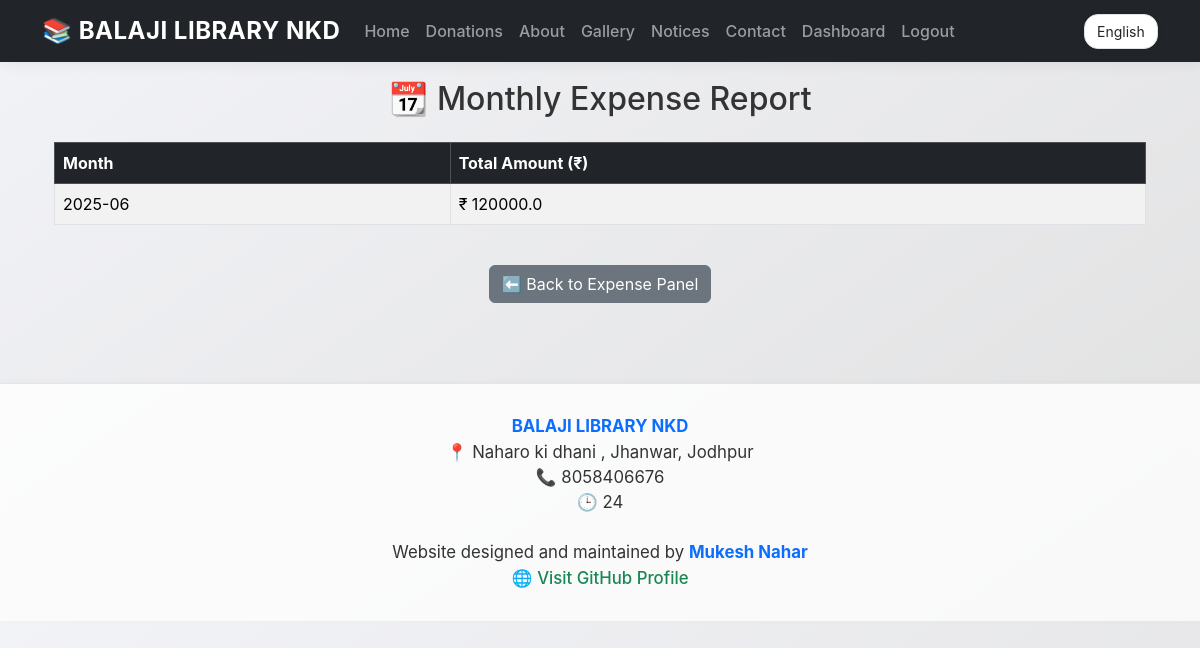
Screenshot of /monthly-report (signed in) with the database file from the repository.
### tables this page shows
CREATE TABLE settings (
    id INTEGER PRIMARY KEY AUTOINCREMENT,
    total_seats INTEGER DEFAULT 60
, library_name TEXT, library_address TEXT, library_phone TEXT, opening_hours TEXT, about TEXT);

### app.py (the view)
@app.route('/monthly-report')
def monthly_report():
    if 'admin' in session:
        conn = sqlite3.connect(DB_PATH)
        cur = conn.cursor()
        cur.execute("""
            SELECT strftime('%Y-%m', date) AS month,
                   SUM(amount) as total
            FROM expenses
            GROUP BY month
            ORDER BY month DESC
        """)
        report = cur.fetchall()
        conn.close()
        return render_template('monthly_report.html', title="Monthly Expense Report", report=report)
    flash("Unauthorized access!", "danger")
    return redirect(url_for('admin_login'))

### app.py (called while the page is built)
@app.context_processor
def inject_library_settings():
    conn = sqlite3.connect(DB_PATH)
    conn.row_factory = sqlite3.Row
    cur = conn.cursor()
    cur.execute("SELECT * FROM settings LIMIT 1")
    settings = cur.fetchone()
    conn.close()
    return dict(library_settings=settings)

### templates/monthly_report.html (shortened to what this page needs)
{% extends "layout.html" %}
{% block content %}
<div class="container mt-4">
  <h2 class="mb-4 text-center">📆 Monthly Expense Report</h2>
  <div class="table-responsive">
    <table class="table table-bordered table-hover table-striped">
      <thead class="table-dark">
        <tr>
          <th>Month</th>
          <th>Total Amount (₹)</th>
        </tr>
      </thead>
      <tbody>
        {% for row in report %}
        <tr>
          <td>{{ row[0] }}</td>
          <td>₹ {{ row[1] }}</td>
        </tr>
        {% endfor %}
      </tbody>
    </table>
  </div>
  <div class="text-center mt-4">
    <a href="{{ url_for('expenses') }}" class="btn btn-secondary">⬅️ Back to Expense Panel</a>
  </div>
</div>
{% endblock %}

### templates/layout.html (shortened to what this page needs)
<!DOCTYPE html>
<html lang="en">
<head>
  <link href="https://cdn.jsdelivr.net/npm/bootstrap@5.3.2/dist/css/bootstrap.min.css" rel="stylesheet">
</head>
<body>
<nav class="navbar navbar-expand-lg navbar-dark bg-dark fixed-top">
  <div class="container">
    <a class="navbar-brand fw-bold" href="{{ url_for('index') }}">
      📚 {{ library_settings.library_name or 'Balaji Library' }}
    </a>
    <div class="collapse navbar-collapse" id="navbarNav">
      <ul class="navbar-nav me-auto mb-2 mb-lg-0">
        <li class="nav-item"><a class="nav-link" href="{{ url_for('index') }}">Home</a></li>
        <li class="nav-item"><a class="nav-link" href="{{ url_for('donations') }}"> Donations</a></li>
        <li class="nav-item"><a class="nav-link" href="{{ url_for('about') }}">About</a></li>
        <li class="nav-item"><a class="nav-link" href="{{ url_for('gallery') }}">Gallery</a></li>
        <li class="nav-item"><a class="nav-link" href="{{ url_for('notice_board') }}"> Notices</a></li>
        <li class="nav-item"><a class="nav-link" href="{{ url_for('contact') }}">Contact</a></li>
        {% if session.get('admin') %}
        <li class="nav-item"><a class="nav-link" href="{{ url_for('dashboard') }}">Dashboard</a></li>
        <li class="nav-item"><a class="nav-link" href="{{ url_for('logout') }}">Logout</a></li>
        {% elif session.get('student') %}
        <li class="nav-item"><a class="nav-link" href="{{ url_for('logout') }}">Logout</a></li>
        {% else %}
        <li class="nav-item"><a class="nav-link" href="{{ url_for('student_login') }}">Student Login</a></li>
        <li class="nav-item"><a class="nav-link" href="{{ url_for('admin_login') }}">Admin Login</a></li>
        {% endif %}
      </ul>
      <div class="lang-switcher d-flex align-items-center">
        <form method="POST" action="{{ url_for('set_language') }}">
          <select name="lang" onchange="this.form.submit()" class="form-select form-select-sm">
            <option value="en" {% if session.get('lang') == 'en' %}selected{% endif %}>English</option>
          </select>
        </form>
      </div>
    </div>
  </div>
</nav>
<div class="container" style="margin-top: 80px;">
  {% block content %}
  {% endblock %}
</div>
<footer>
  <strong>{{ library_settings.library_name or 'Balaji Library' }}</strong><br>
  📍 {{ library_settings.library_address or 'Address not set' }}<br>
  📞 {{ library_settings.library_phone or 'Phone not set' }}<br>
  🕒 {{ library_settings.opening_hours or 'Timing not set' }}<br>
  <br>
   Website designed and maintained by <strong>Mukesh Nahar</strong><br>
  🌐 <a href="https://github.com/mu119" target="_blank">Visit GitHub Profile</a>
</footer>
</body>
</html>

### templates/layout.html (style rules this page uses)
body { font-family: "SF Pro Display", -apple-system, BlinkMacSystemFont, "Segoe UI", Roboto, Oxygen, Ubuntu, Cantarell, sans-serif; background: linear-gradient(145deg, #f2f3f7, #e0e0e0); color: #333; }
.navbar { box-shadow: 0 4px 12px rgba(0, 0, 0, 0.05); backdrop-filter: blur(10px); background: rgba(0, 0, 0, 0.8); }
.navbar-brand { font-weight: 700; font-size: 1.5rem; letter-spacing: 0.5px; }
.nav-link { font-weight: 500; padding: 8px 16px; border-radius: 12px; transition: background 0.3s ease; }
.lang-switcher select { border-radius: 14px; padding: 6px 12px; background: #fff; border: 1px solid #dee2e6; box-shadow: 0 2px 6px rgba(0,0,0,0.05); }
.container { animation: fadeIn 0.4s ease-in-out; }
footer { background: rgba(255, 255, 255, 0.8); backdrop-filter: blur(5px); margin-top: 80px; border-top: 1px solid #e4e4e4; box-shadow: 0 -1px 6px rgba(0, 0, 0, 0.03); padding: 30px 0; font-size: 1.05rem; text-align: center; }
footer strong { color: #0d6efd; }
footer a { color: #198754; text-decoration: none; font-weight: 500; }

### rows the page displays
settings: library_name "BALAJI LIBRARY NKD", library_address "Naharo ki dhani , Jhanwar, Jodhpur", library_phone "8058406676", opening_hours "24"

### other values shown
{{ row[0] }} "2025-06"
{{ row[1] }} "120000.0"
